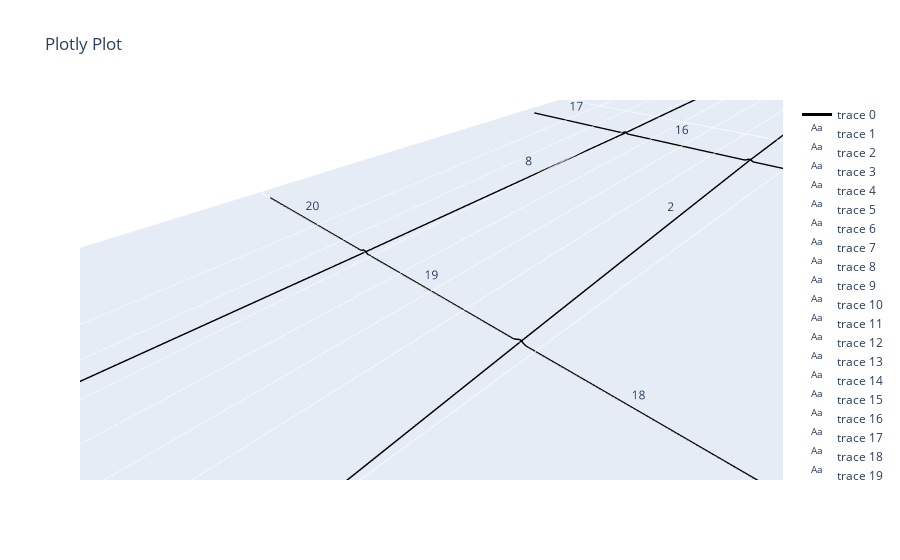

Notebook code cell kept with this figure:
### Code cell
printing_params = load_params(r'DATA/NT_Eel_0.2mm_og.json')
# When no interpolation function is provided, linear interpolation is used. No other interpolation function is implemented (yet?).
# net.jump_at_intersection(intersection_width = 2, intersection_height = 2, interpolation_function=None) # These settings are just for visibility, this would be way to much
# These setting are more appropriate for printing
jh = printing_params['layer_height'] * 3
jw = printing_params['d_nozzle'] * 3

net.jump_at_intersection(intersection_width = jw, intersection_height = printing_params['layer_height'], interpolation_function=None) 
net.net_plot(color=True, plot_type='arcs', elables=True)

### Figure 1 — Plotly figure (JSON) as saved in the notebook; plotly's stock layout.template omitted (floating-point values rounded to 4 significant figures; data arrays with more than 128 entries replaced by an {"elided": "..."} marker saying what was removed)
{"data": [{"line": {"color": "black", "width": 3}, "mode": "lines", "type": "scatter3d", "x": {"elided": "2727 float values"}, "y": {"elided": "2727 float values"}, "z": {"elided": "2727 float values"}}, {"mode": "text", "text": ["0"], "type": "scatter3d", "x": [-99.61], "y": [8.661], "z": [0]}, {"mode": "text", "text": ["1"], "type": "scatter3d", "x": [-59.76], "y": [7.081], "z": [0]}, {"mode": "text", "text": ["2"], "type": "scatter3d", "x": [-19.92], "y": [6.764], "z": [0]}, {"mode": "text", "text": ["3"], "type": "scatter3d", "x": [19.92], "y": [6.764], "z": [0]}, {"mode": "text", "text": ["4"], "type": "scatter3d", "x": [59.76], "y": [7.081], "z": [0]}, {"mode": "text", "text": ["5"], "type": "scatter3d", "x": [99.61], "y": [8.661], "z": [0]}, {"mode": "text", "text": ["6"], "type": "scatter3d", "x": [-99.61], "y": [-8.661], "z": [0]}, {"mode": "text", "text": ["7"], "type": "scatter3d", "x": [-59.76], "y": [-7.081], "z": [0]}, {"mode": "text", "text": ["8"], "type": "scatter3d", "x": [-19.92], "y": [-6.764], "z": [0]}, {"mode": "text", "text": ["9"], "type": "scatter3d", "x": [19.92], "y": [-6.764], "z": [0]}, {"mode": "text", "text": ["10"], "type": "scatter3d", "x": [59.76], "y": [-7.081], "z": [0]}, {"mode": "text", "text": ["11"], "type": "scatter3d", "x": [99.61], "y": [-8.661], "z": [0]}, {"mode": "text", "text": ["12"], "type": "scatter3d", "x": [-79.84], "y": [13.66], "z": [0]}, {"mode": "text", "text": ["13"], "type": "scatter3d", "x": [-79.69], "y": [-1.801e-07], "z": [0]}, {"mode": "text", "text": ["14"], "type": "scatter3d", "x": [-79.84], "y": [-13.66], "z": [0]}, {"mode": "text", "text": ["15"], "type": "scatter3d", "x": [-39.92], "y": [13.39], "z": [0]}, {"mode": "text", "text": ["16"], "type": "scatter3d", "x": [-39.84], "y": [1.123e-08], "z": [0]}, {"mode": "text", "text": ["17"], "type": "scatter3d", "x": [-39.92], "y": [-13.39], "z": [0]}, {"mode": "text", "text": ["18"], "type": "scatter3d", "x": [-9.691e-08], "y": [13.35], "z": [0]}, {"mode": "text", "text": ["19"], "type": "scatter3d", "x": [-1.477e-07], "y": [5.194e-08], "z": [0]}, {"mode": "text", "text": ["20"], "type": "scatter3d", "x": [-5.079e-08], "y": [-13.35], "z": [0]}, {"mode": "text", "text": ["21"], "type": "scatter3d", "x": [39.92], "y": [13.39], "z": [0]}, {"mode": "text", "text": ["22"], "type": "scatter3d", "x": [39.84], "y": [-1.74e-07], "z": [0]}, {"mode": "text", "text": ["23"], "type": "scatter3d", "x": [39.92], "y": [-13.39], "z": [0]}, {"mode": "text", "text": ["24"], "type": "scatter3d", "x": [79.84], "y": [13.66], "z": [0]}, {"mode": "text", "text": ["25"], "type": "scatter3d", "x": [79.69], "y": [-8.739e-08], "z": [0]}, {"mode": "text", "text": ["26"], "type": "scatter3d", "x": [79.84], "y": [-13.66], "z": [0]}], "layout": {"scene": {"aspectmode": "data"}, "title": {"text": "Plotly Plot"}}}
